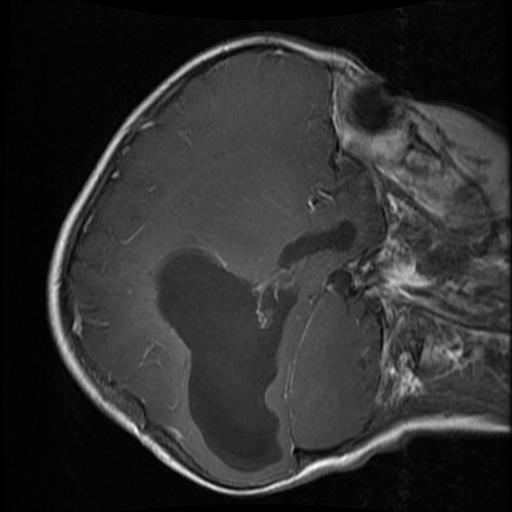
#> input picture braintumor/test_images/0 (1094).jpg, 512 x 512 px, found by its file name; its folder holds only this picture in this run
$ python braintumor.py
#> lines starting #> are read from the running program, lines starting #| are printed output that depends on the picture; after the words box and inside, x2 and y2 are one past the last pixel; in counts of white or black regions, pixels touching at a corner belong together
import cv2
import numpy as np
from numpy import random
from sklearn.cluster import KMeans
import os

path = r'C:\Users\anves\Documents\College\NNFS\braintumor\test_images'

img=cv2.imread(os.path.join(path,random.choice(os.listdir(path))),0)
#> img is the input picture: shape (512, 512); min 0, max 255, mean 46.5

height,width=img.shape
#> height = 512; width = 512
cv2.imshow("image",img)
cv2.waitKey(0)

img = img.reshape(height*width,1)

model = KMeans(n_clusters=4)
model.fit(img)

tumorLabel=3

test_img_names = os.listdir(path)

for test_img_name in test_img_names:

    img_path = os.path.join(path,test_img_name)
    img = cv2.imread(img_path,0)
    img_original=cv2.imread(img_path)
    height,width = img.shape
    imgFlatten = img.reshape(height*width,1)
    labels = model.predict(imgFlatten)
    labels2D = labels.reshape(height,width)
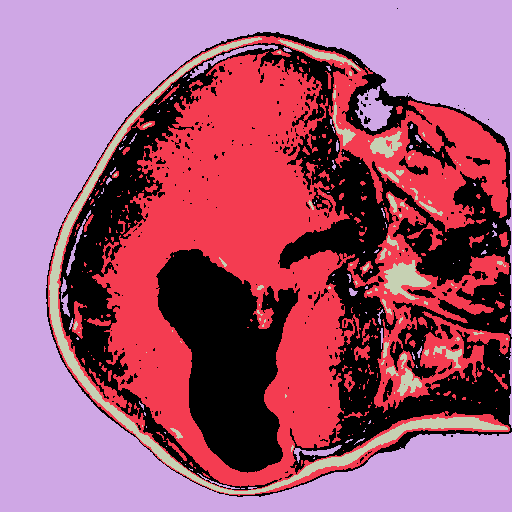
#> labels2D: shape (512, 512) int32; 4 distinct labels, from 0 to 3; one colour per label, 0 black

    mask = (labels2D == tumorLabel)
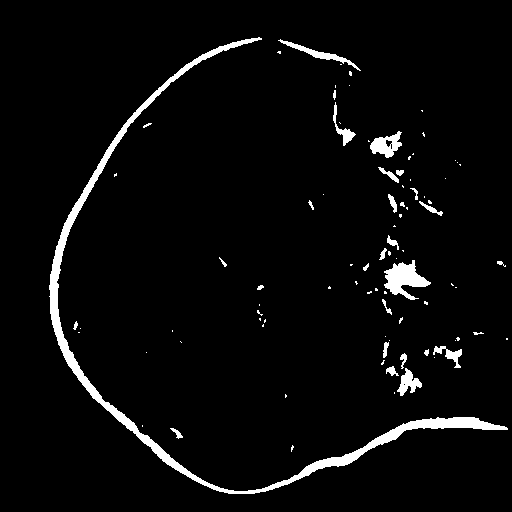
#> mask: shape (512, 512) bool; 3.9% white; 88 white regions (59 under 20 px), largest, box (x1, y1, x2, y2) and area: (49, 37, 508, 494) 6368, (384, 260, 431, 300) 930, (370, 131, 402, 158) 468

    tumorExtracted = np.bitwise_and(mask,img)
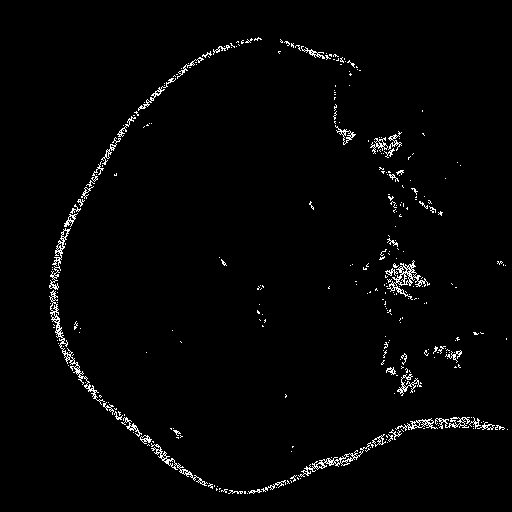
#> tumorExtracted: shape (512, 512); values 0 (black) and 1 (white), 2% white in thin lines or dots, all inside (x1, y1, x2, y2) = (49, 37, 508, 494)
    contours,hierarchy = cv2.findContours(tumorExtracted,cv2.RETR_TREE,cv2.CHAIN_APPROX_SIMPLE)
#> contours = 645 contours, 605 with area under 20; largest, box (x1, y1, x2, y2) and area: (387, 260, 430, 300) 378, (49, 290, 105, 405) 368, (298, 442, 374, 477) 258, (151, 443, 208, 486) 201, (49, 228, 71, 290) 194
    print('No. of contours: ',len(contours))
#| No. of contours:  645

    for index,cnt in enumerate(contours):
        area = cv2.contourArea(cnt)
        if(area>1000):
            img_original = cv2.drawContours(img_original,[cnt],-1,(0,255,255),2)

            x,y,w,h = cv2.boundingRect(cnt)
            img_original = cv2.rectangle(img_original,(x,y),(x+w,y+h),(0,255,0),2)
            img_original = cv2.rectangle(img_original,(x,y),(x+120,y-40),(0,255,0),-1)
            img_original = cv2.putText(img_original,"TUMOR",(x+10,y-10),cv2.FONT_HERSHEY_SIMPLEX,1,(255,255,255),2)
#> this loop made 645 passes
#> area on passes 19, 31, 47: 28.5, 201, 35

    cv2.imshow("predicted image",img_original)
    cv2.waitKey(0)

cv2.destroyAllWindows()

$ run again, on braintumor/test_images/0 (1180).jpg
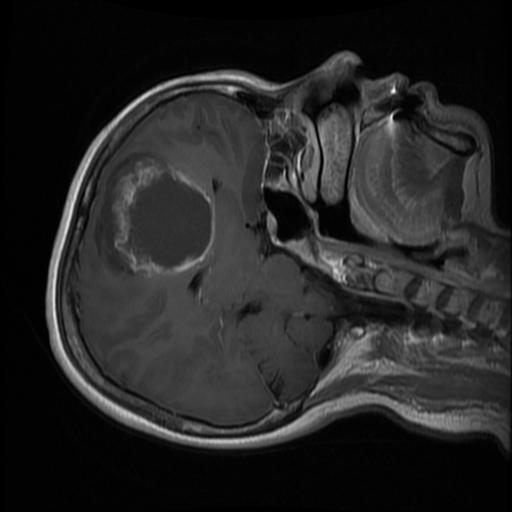
#> input picture braintumor/test_images/0 (1180).jpg, 512 x 512 px, found by its file name
#> img is the input picture: shape (512, 512); min 0, max 251, mean 37.2
#> labels2D: shape (512, 512) int32; 4 distinct labels, from 0 to 3
#> `mask = (labels2D == tumorLabel)`:
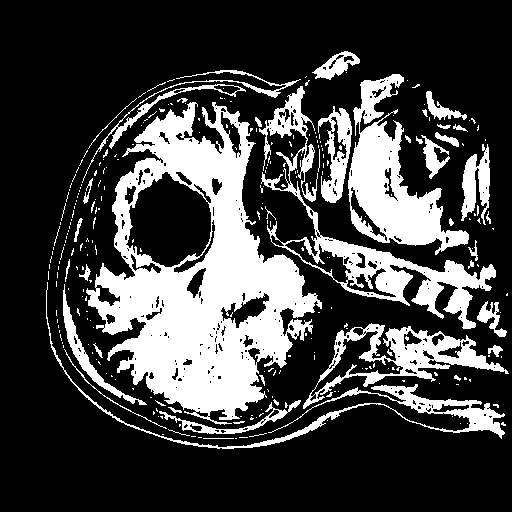
#> mask: shape (512, 512) bool; 25.8% white; 284 white regions (237 under 20 px), largest, box (x1, y1, x2, y2) and area: (86, 102, 322, 425) 33205, (348, 74, 469, 255) 8402, (259, 86, 496, 329) 7814
#> tumorExtracted: shape (512, 512); values 0 (black) and 1 (white), 12.6% white in thin lines or dots, all inside (x1, y1, x2, y2) = (46, 51, 508, 449)
#> contours = 4315 contours, 4062 with area under 20; largest, box (x1, y1, x2, y2) and area: (88, 138, 317, 412) 21133, (349, 121, 469, 246) 3941, (212, 271, 289, 344) 1894, (312, 236, 417, 303) 1058, (128, 102, 196, 190) 954
#| No. of contours:  4315
#> the loop `for index,cnt in enumerate(contours):` made 4315 passes
#> (area, x, y, w, h) on passes 1262, 1969, 2911, 3447: (1058.5, 312, 236, 105, 67), (21133, 88, 138, 229, 274), (1893.5, 212, 271, 77, 73), (3941, 349, 121, 120, 125)
#> after the loop `for index,cnt in enumerate(contours):`:
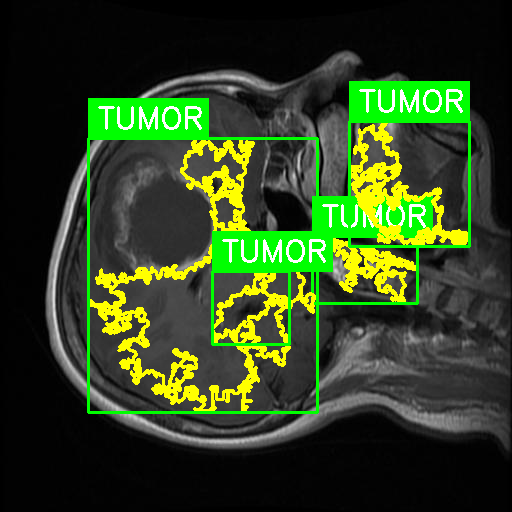
#> img_original: shape (512, 512, 3); 15.38% of pixels changed, all inside (x1, y1, x2, y2) = (87, 81, 471, 414)
